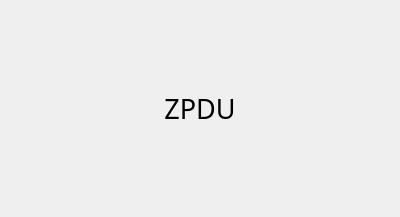
<?xml version="1.0" encoding="UTF-8"?>
<ui version="4.0">
 <class>Home_ZpduWid</class>
 <widget class="QWidget" name="Home_ZpduWid">
  <property name="geometry">
   <rect>
    <x>0</x>
    <y>0</y>
    <width>400</width>
    <height>217</height>
   </rect>
  </property>
  <property name="windowTitle">
   <string>Form</string>
  </property>
  <layout class="QGridLayout" name="gridLayout">
   <item row="0" column="0">
    <widget class="QLabel" name="label">
     <property name="font">
      <font>
       <family>微软雅黑</family>
       <pointsize>20</pointsize>
      </font>
     </property>
     <property name="text">
      <string>ZPDU</string>
     </property>
     <property name="alignment">
      <set>Qt::AlignCenter</set>
     </property>
    </widget>
   </item>
  </layout>
 </widget>
 <resources/>
 <connections/>
</ui>
